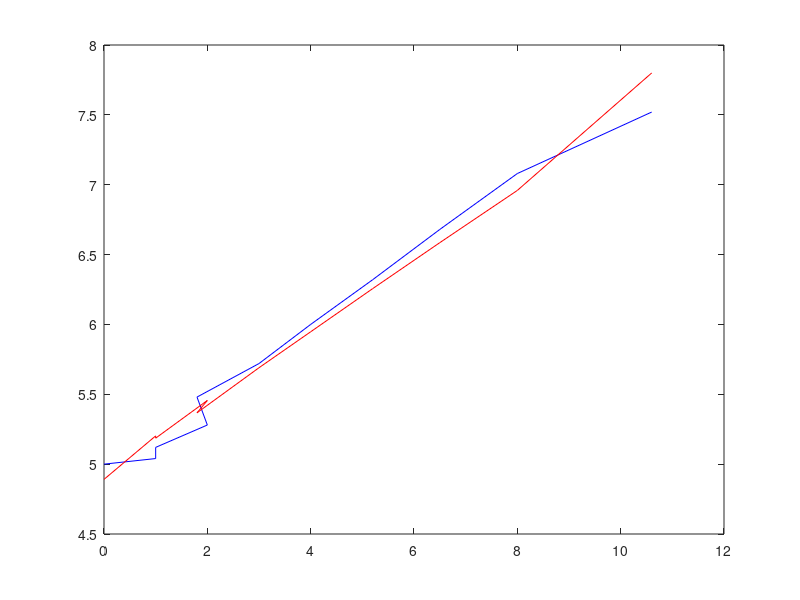
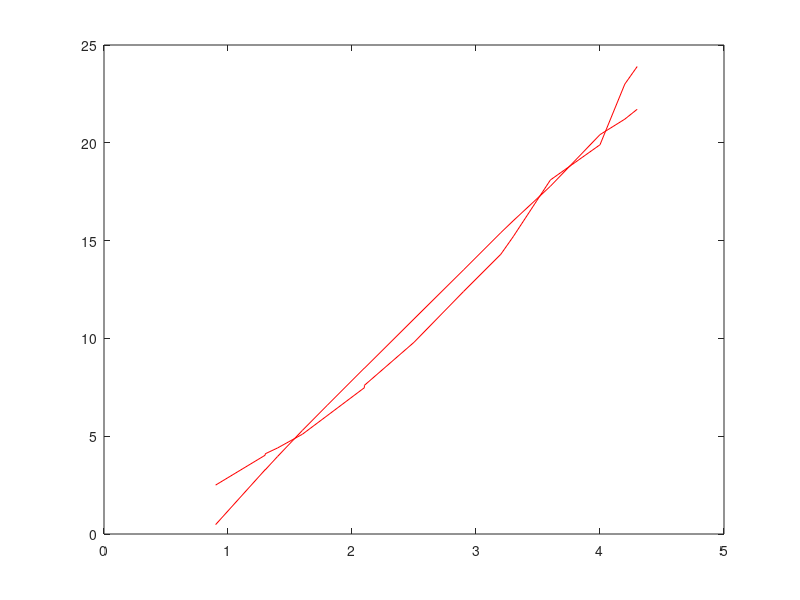
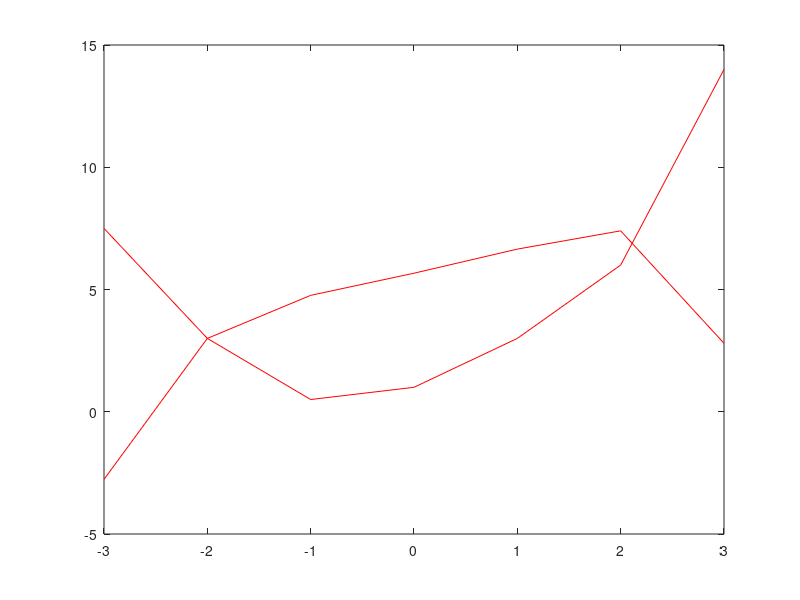
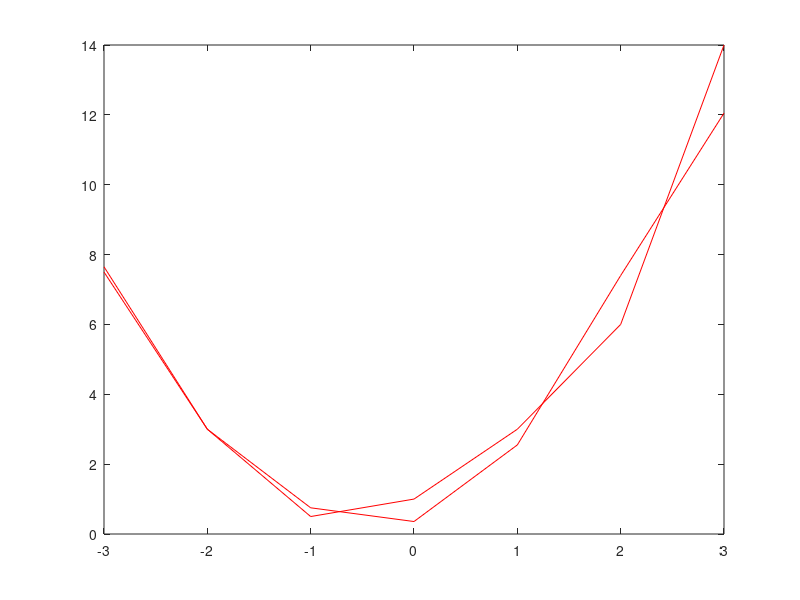

MATLAB code to generate these figures, in order:
x_1 = [0.0 1.0 1.0 2.0 1.8 3.0 4.0 5.2 6.5 8.0 10.6];
y_1 = [5.00 5.04 5.12 5.28 5.48 5.72 6.00 6.32 6.68 7.08 7.52];

x_2 = [0.9 1.3 1.3 1.4 1.6 1.8 2.1 2.1 2.5 2.9 3.2 3.3 3.6 4.0 4.2 4.3];
y_2 = [2.5 4.03 4.1 4.4 5.1 6.05 7.48 7.6 9.8 12.4 14.3 15.2 18.1 19.9 23.0 23.9];

x_3 = [-3 -2 -1 0 1 2 3 ];
y_3 = [7.5 3 0.5 1 3 6 14];

% +++++++++++++++++++++
% DATA 1, linear
% +++++++++++++++++++++

degree = 1;
lin_coefficients_1 = polyfit(x_1, y_1, degree);
n = length(x_1);
predictions = zeros(1,n); % holds the prediction for each data point
for p=1:n

    trainix = setdiff(1:n,p);
    testix = p;
    
    lin_coefficients = polyfit(x_1(trainix), y_1(trainix), degree);
    predictions(p) = lin_coefficients(1) * x_1(testix) + lin_coefficients(2);

end

length(x_1)
length(predictions)

figure
plot(x_1, y_1, "b")
hold on; % Hold
plot(x_1, predictions, "r")

R2 = 100 * (1 - sum((y_1-predictions).^2) / sum((y_1-mean(y_1)).^2));
disp('Data 1 lin model: Q2 value')
disp(R2)


% +++++++++++++++++++++
% DATA 2, linear
% +++++++++++++++++++++

degree = 1;
lin_coefficients_2 = polyfit(x_2, y_2, degree);
n = length(x_2);
predictions = zeros(1,n); % holds the prediction for each data point
for p=1:n

    trainix = setdiff(1:n,p);
    testix = p;
    
    lin_coefficients = polyfit(x_2(trainix), y_2(trainix), degree);
    predictions(p) = lin_coefficients(1) * x_2(testix) + lin_coefficients(2);

end


figure
plot(x_2, y_2, "r")
hold on; % Hold
plot(x_2, predictions, "r")

R2 = 100 * (1 - sum((y_2-predictions).^2) / sum((y_2-mean(y_2)).^2));
disp('Data 2 lin model: Q2 value')
disp(R2)

% +++++++++++++++++++++
% DATA 3, linear
% +++++++++++++++++++++

degree = 1;
lin_coefficients_3 = polyfit(x_3, y_3, degree);
n = length(x_3);
predictions = zeros(1,n); % holds the prediction for each data point
for p=1:n

    trainix = setdiff(1:n,p);
    testix = p;
    
    lin_coefficients = polyfit(x_3(trainix), y_3(trainix), degree);
    predictions(p) = lin_coefficients(1) * x_3(testix) + lin_coefficients(2);

end

figure
plot(x_3, y_3, "r")
hold on; % Hold
plot(x_3, predictions, "r")


R2 = 100 * (1 - sum((y_3-predictions).^2) / sum((y_3-mean(y_3)).^2));
disp('Data 3 lin model: Q2 value')
disp(R2)

% quad model 
degree = 2;

% +++++++++++++++++++++
% DATA 1, quadratic
% +++++++++++++++++++++

degree = 2;
lin_coefficients_1 = polyfit(x_1, y_1, degree);
n = length(x_1);
predictions = zeros(1,n); % holds the prediction for each data point
for p=1:n

    trainix = setdiff(1:n,p);
    testix = p;
    
    lin_coefficients = polyfit(x_1(trainix), y_1(trainix), degree);
    predictions(p) = lin_coefficients(1) * x_1(testix)^2 + lin_coefficients(2) * x_1(testix) + lin_coefficients(3);

end

R2 = 100 * (1 - sum((y_1-predictions).^2) / sum((y_1-mean(y_1)).^2));
disp('Data 1 quad model: Q2 value')
disp(R2)


% +++++++++++++++++++++
% DATA 2, quadratic
% +++++++++++++++++++++

degree = 2;
lin_coefficients_2 = polyfit(x_2, y_2, degree);
n = length(x_2);
predictions = zeros(1,n); % holds the prediction for each data point
for p=1:n

    trainix = setdiff(1:n,p);
    testix = p;
    
    lin_coefficients = polyfit(x_2(trainix), y_2(trainix), degree);
    predictions(p) = lin_coefficients(1) * x_2(testix)^2 + lin_coefficients(2) * x_2(testix) + lin_coefficients(3);

end

R2 = 100 * (1 - sum((y_2-predictions).^2) / sum((y_2-mean(y_2)).^2));
disp('Data 2 quad model: Q2 value')
disp(R2)


% +++++++++++++++++++++
% DATA 3, quadratic
% +++++++++++++++++++++

degree = 2;
lin_coefficients_3 = polyfit(x_3, y_3, degree);
n = length(x_3);
predictions = zeros(1,n); % holds the prediction for each data point
for p=1:n

    trainix = setdiff(1:n,p);
    testix = p;
    
    lin_coefficients = polyfit(x_3(trainix), y_3(trainix), degree);
    predictions(p) = lin_coefficients(1) * x_3(testix)^2 + lin_coefficients(2) * x_3(testix) + lin_coefficients(3);

end

figure
plot(x_3, y_3, "r")
hold on; % Hold
plot(x_3, predictions, "r")

R2 = 100 * (1 - sum((y_3-predictions).^2) / sum((y_3-mean(y_3)).^2));
disp('Data 3 quad model: Q2 value')
disp(R2)
